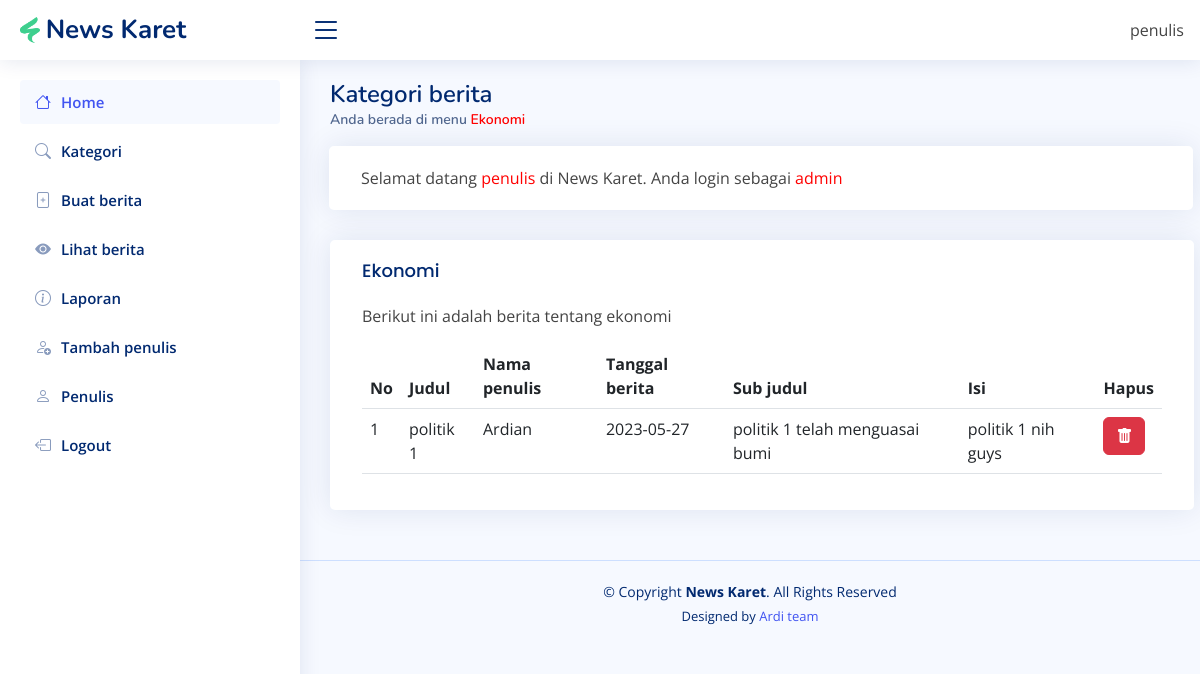
Screenshot of /kategori/politik.php (signed in) with the database file from the repository.
### tables this page shows
CREATE TABLE `politik` (
  `id` int(11) NOT NULL,
  `judul` varchar(100) NOT NULL,
  `nama_penulis` varchar(35) NOT NULL,
  `tgl_berita` date NOT NULL,
  `sub_judul` varchar(300) NOT NULL,
  `isi_berita` text NOT NULL,
  `gambar` varchar(255) NOT NULL
);

### kategori/politik.php (the view, shortened to what this page needs)
<?php
include '../config/koneksi.php';
?>
<!DOCTYPE html>
<html lang="en">
  <head>
    <link
      href="../assets/vendor/bootstrap/css/bootstrap.min.css"
      rel="stylesheet"
    />
    <link
      href="../assets/vendor/bootstrap-icons/bootstrap-icons.css"
      rel="stylesheet"
    />
    <link
      href="../assets/vendor/boxicons/css/boxicons.min.css"
      rel="stylesheet"
    />
    <link href="../assets/vendor/quill/quill.snow.css" rel="stylesheet" />
    <link href="../assets/vendor/quill/quill.bubble.css" rel="stylesheet" />
    <link href="../assets/vendor/remixicon/remixicon.css" rel="stylesheet" />
    <link
      href="../assets/vendor/simple-datatables/style.css"
      rel="stylesheet"
    />
    <link href="../assets/css/style.css" rel="stylesheet" />
  </head>
  <body>
    <header id="header" class="header fixed-top d-flex align-items-center">
      <div class="d-flex align-items-center justify-content-between">
        <a href="" class="logo d-flex align-items-center">
          <img src="../assets/img/2.png" alt="" />
          <span class="d-none d-lg-block">News Karet</span>
        </a>
        <i class="bi bi-list toggle-sidebar-btn"></i>
      </div>
      <nav class="header-nav ms-auto">
        <ul class="d-flex align-items-center">
          <li class="nav-item pe-3">
            <span class="d-none d-md-block ps-2">
              <?= $_SESSION['username'] ?>
            </span>
          </li>
        </ul>
      </nav>
    </header>
    <aside id="sidebar" class="sidebar">
      <ul class="sidebar-nav" id="sidebar-nav">
        <li class="nav-item">
          <a
            class="nav-link"
            href="http://<?= $_SERVER['SERVER_NAME'] ?>/news-karet/admin/"
          >
            <i class="bi bi-house"></i>
            <span>Home</span>
          </a>
        </li>
        <li class="nav-item">
          <a
            class="nav-link collapsed"
            href="http://<?= $_SERVER['SERVER_NAME'] ?>/news-karet/admin/kategori.php"
          >
            <i class="bi bi-search"></i>
            <span>Kategori</span>
          </a>
        </li>
        <li class="nav-item">
          <a
            class="nav-link collapsed"
            href="http://<?= $_SERVER['SERVER_NAME'] ?>/news-karet/admin/buat-berita.php"
          >
            <i class="bi bi-file-plus"></i>
            <span>Buat berita</span>
          </a>
        </li>
        <li class="nav-item">
          <a
            class="nav-link collapsed"
            href="http://<?= $_SERVER['SERVER_NAME'] ?>/news-karet/admin/lihat-berita.php"
          >
            <i class="bi bi-eye-fill"></i>
            <span>Lihat berita</span>
          </a>
        </li>
        <li class="nav-item">
          <a
            class="nav-link collapsed"
            href="http://<?= $_SERVER['SERVER_NAME'] ?>/news-karet/admin/laporan.php"
          >
            <i class="bi bi-info-circle"></i>
            <span>Laporan</span>
          </a>
        </li>
        <li class="nav-item">
          <a
            class="nav-link collapsed"
            href="http://<?= $_SERVER['SERVER_NAME'] ?>/news-karet/admin/tambah-penulis.php"
          >
            <i class="bi bi-person-add"></i>
            <span>Tambah penulis</span>
          </a>
        </li>
        <li class="nav-item">
          <a
            class="nav-link collapsed"
            href="http://<?= $_SERVER['SERVER_NAME'] ?>/news-karet/admin/penulis.php"
          >
            <i class="bi bi-person"></i>
            <span>Penulis</span>
          </a>
        </li>
        <li class="nav-item">
          <a
            class="nav-link collapsed"
            href="http://<?= $_SERVER['SERVER_NAME'] ?>/news-karet/logout/"
          >
            <i class="bi bi-box-arrow-left"></i>
            <span>Logout</span>
          </a>
        </li>
      </ul>
    </aside>
    <main id="main" class="main">
      <div class="pagetitle">
        <h1>Kategori berita</h1>
        <nav>
          <ol class="breadcrumb">
            <li class="breadcrumb-item active">
              Anda berada di menu <span style="color: red">Ekonomi</span>
            </li>
          </ol>
        </nav>
      </div>
      <section class="section dashboard">
        <div class="row">
          <div class="col-lg-12">
            <div class="row">
              <div class="card" style="margin-left: 11px;">
                <div class="card-body" style="padding-top: 20px;">
                  Selamat datang <span style="color: red;"><?= $_SESSION['username'] ?></span> di News Karet. Anda login sebagai <span style="color: red;"><?= $_SESSION['level'] ?></span>
                </div>
              </div>
              <div class="card" style="margin-left: 12px;">
                <div class="card-body">
                  <h5 class="card-title">Ekonomi</h5>
                  <p>Berikut ini adalah berita tentang ekonomi</p>
                  <table class="table datatable">
                    <thead>
                      <tr>
                        <th scope="col">No</th>
                        <th scope="col">Judul</th>
                        <th scope="col">Nama penulis</th>
                        <th scope="col">Tanggal berita</th>
                        <th scope="col">Sub judul</th>
                        <th scope="col">Isi</th>
                        <th scope="col">Hapus</th>
                      </tr>
                    </thead>
                    <tbody>
                      <?php
                      $no = 1;
                      $tampil = mysqli_query($con, "SELECT * FROM `politik` order by id desc");
                      while ($d = mysqli_fetch_object($tampil)){
                      ?>
                      <tr>
                        <td><?= $no++ ?></td>
                        <td><?= $d->judul?></td>
                        <td><?= $d->nama_penulis?></td>
                        <td><?= $d->tgl_berita?></td>
                        <td><?= $d->sub_judul?></td>
                        <td><?= $d->isi_berita?></td>
                        <td>
                          <form action="" method="post"><input type="hidden" name="id" value="<?= $d->id ?>"><button name="hapus" class="btn btn-danger" data-bs-toggle="tooltip" title="Hapus"><i class="bi bi-trash-fill"></i></button></form>
                        </td>
                      </tr>
                      <?php
                      }
                      ?>
                    </tbody>
                  </table>
                </div>
                </div>
            </div>
          </div>
        </div>
      </section>
    </main>
    <footer id="footer" class="footer">
      <div class="copyright">
        &copy; Copyright <strong><span>News Karet</span></strong
        >. All Rights Reserved
      </div>
      <div class="credits">
        Designed by
        <a href="https://github.com/ardiansyah835" target="_blank">Ardi team</a>
      </div>
    </footer>
  </body>
</html>

### assets/css/style.css (style rules this page uses)
:root { scroll-behavior: smooth; }
body { font-family: "Open Sans", sans-serif; background: #f6f9ff; color: #444444; }
a { color: #4154f1; text-decoration: none; }
h1, h2, h3, h4, h5, h6 { font-family: "Nunito", sans-serif; }
#main { margin-top: 60px; padding: 20px 30px; transition: all 0.3s; }
.pagetitle { margin-bottom: 10px; }
.pagetitle h1 { font-size: 24px; margin-bottom: 0; font-weight: 600; color: #012970; }
.card { margin-bottom: 30px; border: none; border-radius: 5px; box-shadow: 0px 0 30px rgba(1, 41, 112, 0.1); }
.card-title { padding: 20px 0 15px 0; font-size: 18px; font-weight: 500; color: #012970; font-family: "Poppins", sans-serif; }
.card-body { padding: 0 20px 20px 20px; }
.breadcrumb { font-size: 14px; font-family: "Nunito", sans-serif; color: #899bbd; font-weight: 600; }
.breadcrumb .breadcrumb-item::before { color: #899bbd; }
.breadcrumb .active { color: #51678f; font-weight: 600; }
.logo { line-height: 1; }
@media (min-width: 1200px) { .logo { width: 280px; } }
.logo img { max-height: 26px; margin-right: 6px; }
.logo span { font-size: 26px; font-weight: 700; color: #012970; font-family: "Nunito", sans-serif; }
.header { transition: all 0.5s; z-index: 997; height: 60px; box-shadow: 0px 2px 20px rgba(1, 41, 112, 0.1); background-color: #fff; padding-left: 20px; }
.header .toggle-sidebar-btn { font-size: 32px; padding-left: 10px; cursor: pointer; color: #012970; }
.header-nav ul { list-style: none; }
.header-nav>ul { margin: 0; padding: 0; }
.sidebar { position: fixed; top: 60px; left: 0; bottom: 0; width: 300px; z-index: 996; transition: all 0.3s; padding: 20px; overflow-y: auto; scrollbar-width: thin; scrollbar-color: #aab7cf transparent; box-shadow: 0px 0px 20px rgba(1, 41, 112, 0.1); background-color: #fff; }
@media (min-width: 1200px) { #main, #footer { margin-left: 300px; } }
.sidebar-nav { padding: 0; margin: 0; list-style: none; }
.sidebar-nav li { padding: 0; margin: 0; list-style: none; }
.sidebar-nav .nav-item { margin-bottom: 5px; }
.sidebar-nav .nav-link { display: flex; align-items: center; font-size: 15px; font-weight: 600; color: #4154f1; transition: 0.3; background: #f6f9ff; padding: 10px 15px; border-radius: 4px; }
.sidebar-nav .nav-link i { font-size: 16px; margin-right: 10px; color: #4154f1; }
.sidebar-nav .nav-link.collapsed { color: #012970; background: #fff; }
.sidebar-nav .nav-link.collapsed i { color: #899bbd; }
.footer { padding: 20px 0; font-size: 14px; transition: all 0.3s; border-top: 1px solid #cddfff; }
.footer .copyright { text-align: center; color: #012970; }
.footer .credits { padding-top: 5px; text-align: center; font-size: 13px; color: #012970; }

### rows the page displays
politik: judul "politik 1", nama_penulis "Ardian", tgl_berita "2023-05-27", sub_judul "politik 1 telah menguasai bumi", isi_berita "politik 1 nih guys"

### other values shown
$_SESSION['username'] "penulis"
$_SESSION['level'] "admin"
